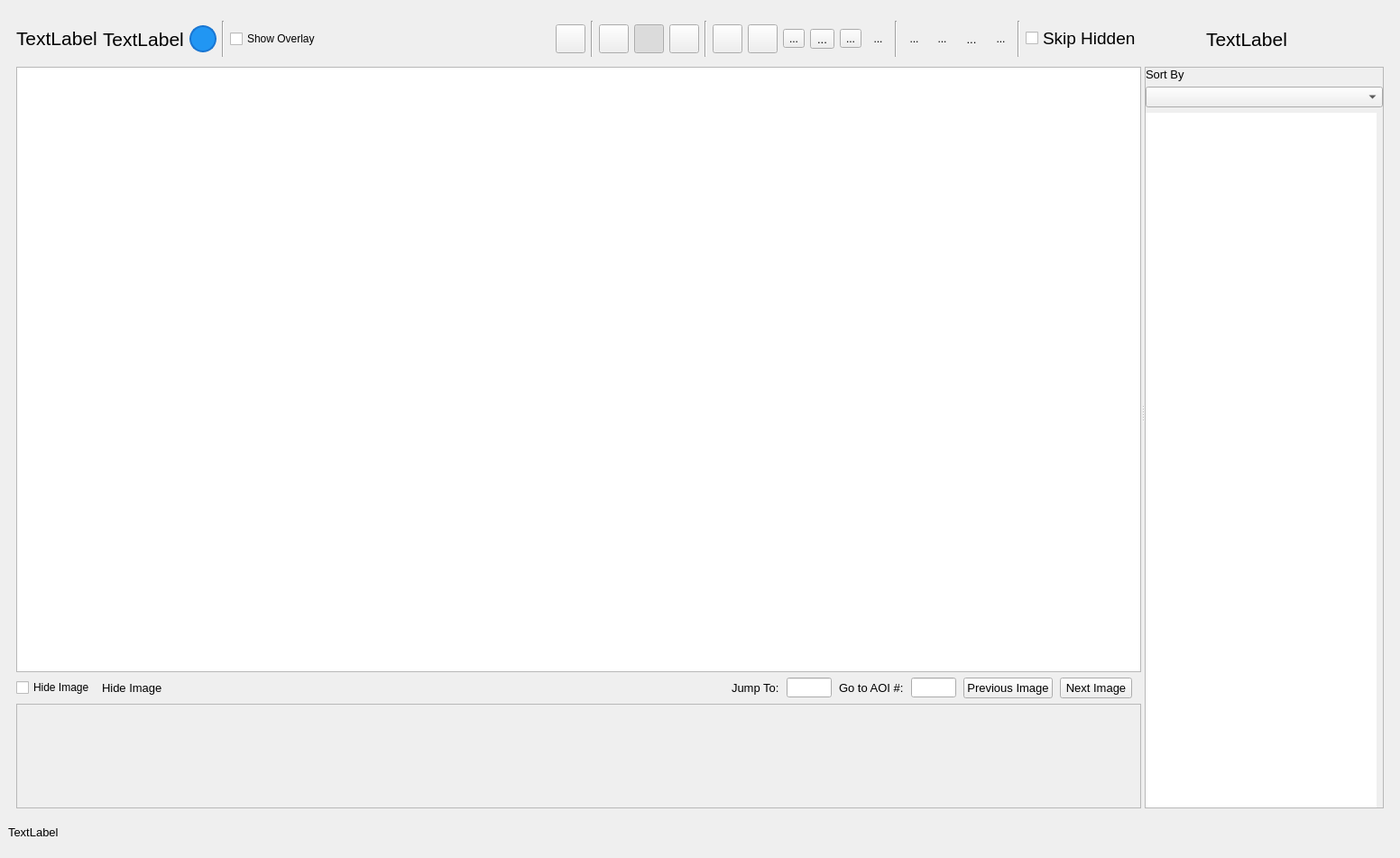
<?xml version="1.0" encoding="UTF-8"?>
<ui version="4.0">
 <class>Viewer</class>
 <widget class="QMainWindow" name="Viewer">
  <property name="geometry">
   <rect>
    <x>0</x>
    <y>0</y>
    <width>1552</width>
    <height>951</height>
   </rect>
  </property>
  <property name="windowTitle">
   <string>Automated Drone Image Analysis Tool :: Viewer - Sponsored by TEXSAR</string>
  </property>
  <property name="windowIcon">
   <iconset resource="../../../resources.qrc">
    <normaloff>:/ADIAT.ico</normaloff>:/ADIAT.ico</iconset>
  </property>
  <widget class="QWidget" name="outerWidget">
   <layout class="QVBoxLayout" name="verticalLayout">
    <property name="spacing">
     <number>6</number>
    </property>
    <property name="bottomMargin">
     <number>9</number>
    </property>
    <item>
     <widget class="QWidget" name="mainWidget" native="true">
      <layout class="QHBoxLayout" name="horizontalLayout_6">
       <property name="bottomMargin">
        <number>0</number>
       </property>
       <item>
        <widget class="QSplitter" name="mainSplitter">
         <property name="orientation">
          <enum>Qt::Horizontal</enum>
         </property>
         <property name="childrenCollapsible">
          <bool>false</bool>
         </property>
         <widget class="QWidget" name="imageWidget" native="true">
          <layout class="QVBoxLayout" name="verticalLayout_3">
           <property name="spacing">
            <number>6</number>
           </property>
           <property name="leftMargin">
            <number>0</number>
           </property>
           <property name="topMargin">
            <number>0</number>
           </property>
           <property name="rightMargin">
            <number>0</number>
           </property>
           <property name="bottomMargin">
            <number>0</number>
           </property>
           <item>
            <widget class="QWidget" name="mainHeaderWidget" native="true">
             <property name="sizePolicy">
              <sizepolicy hsizetype="Preferred" vsizetype="Minimum">
               <horstretch>0</horstretch>
               <verstretch>0</verstretch>
              </sizepolicy>
             </property>
             <property name="minimumSize">
              <size>
               <width>0</width>
               <height>50</height>
              </size>
             </property>
             <property name="maximumSize">
              <size>
               <width>16777215</width>
               <height>50</height>
              </size>
             </property>
             <layout class="QHBoxLayout" name="horizontalLayout_5">
              <property name="leftMargin">
               <number>0</number>
              </property>
              <property name="topMargin">
               <number>5</number>
              </property>
              <property name="rightMargin">
               <number>0</number>
              </property>
              <property name="bottomMargin">
               <number>5</number>
              </property>
              <item>
               <widget class="QLabel" name="fileNameLabel">
                <property name="sizePolicy">
                 <sizepolicy hsizetype="Preferred" vsizetype="Preferred">
                  <horstretch>0</horstretch>
                  <verstretch>0</verstretch>
                 </sizepolicy>
                </property>
                <property name="minimumSize">
                 <size>
                  <width>10</width>
                  <height>0</height>
                 </size>
                </property>
                <property name="font">
                 <font>
                  <pointsize>16</pointsize>
                 </font>
                </property>
                <property name="text">
                 <string>TextLabel</string>
                </property>
                <property name="textInteractionFlags">
                 <set>Qt::LinksAccessibleByMouse|Qt::TextSelectableByKeyboard|Qt::TextSelectableByMouse</set>
                </property>
               </widget>
              </item>
              <item>
               <widget class="QLabel" name="indexLabel">
                <property name="sizePolicy">
                 <sizepolicy hsizetype="Preferred" vsizetype="Preferred">
                  <horstretch>0</horstretch>
                  <verstretch>0</verstretch>
                 </sizepolicy>
                </property>
                <property name="font">
                 <font>
                  <pointsize>16</pointsize>
                 </font>
                </property>
                <property name="text">
                 <string>TextLabel</string>
                </property>
                <property name="alignment">
                 <set>Qt::AlignLeading|Qt::AlignLeft|Qt::AlignVCenter</set>
                </property>
               </widget>
              </item>
              <item>
               <widget class="QToolButton" name="helpButton">
                <property name="minimumSize">
                 <size>
                  <width>30</width>
                  <height>30</height>
                 </size>
                </property>
                <property name="maximumSize">
                 <size>
                  <width>30</width>
                  <height>30</height>
                 </size>
                </property>
                <property name="font">
                 <font>
                  <pointsize>16</pointsize>
                  <bold>true</bold>
                 </font>
                </property>
                <property name="toolTip">
                 <string>View keyboard shortcuts and help</string>
                </property>
                <property name="styleSheet">
                 <string notr="true">QToolButton {
    background-color: #2196F3;
    color: white;
    border: 2px solid #1976D2;
    border-radius: 15px;
    font-weight: bold;
}
QToolButton:hover {
    background-color: #1976D2;
}
QToolButton:pressed {
    background-color: #0D47A1;
}</string>
                </property>
                <property name="text">
                 <string/>
                </property>
                <property name="iconSize">
                 <size>
                  <width>25</width>
                  <height>25</height>
                 </size>
                </property>
               </widget>
              </item>
              <item>
               <widget class="Line" name="line_3">
                <property name="orientation">
                 <enum>Qt::Vertical</enum>
                </property>
               </widget>
              </item>
              <item>
               <widget class="QCheckBox" name="showOverlayCheckBox">
                <property name="toolTip">
                 <string>Toggle the detection overlay on the image.
When enabled, shows processed image with detected objects highlighted.
When disabled, shows the original unprocessed image.
Use to compare original image with detection results.</string>
                </property>
                <property name="text">
                 <string>Show Overlay</string>
                </property>
               </widget>
              </item>
              <item>
               <spacer name="horizontalSpacer_3">
                <property name="orientation">
                 <enum>Qt::Horizontal</enum>
                </property>
                <property name="sizeHint" stdset="0">
                 <size>
                  <width>224</width>
                  <height>20</height>
                 </size>
                </property>
               </spacer>
              </item>
              <item>
               <widget class="QToolButton" name="galleryModeButton">
                <property name="toolTip">
                 <string>Toggle Gallery Mode (G)
Shows all AOIs from all images in a grid view</string>
                </property>
                <property name="text">
                 <string/>
                </property>
                <property name="iconSize">
                 <size>
                  <width>25</width>
                  <height>25</height>
                 </size>
                </property>
                <property name="checkable">
                 <bool>true</bool>
                </property>
                <property name="checked">
                 <bool>false</bool>
                </property>
               </widget>
              </item>
              <item>
               <widget class="Line" name="line_2">
                <property name="orientation">
                 <enum>Qt::Vertical</enum>
                </property>
               </widget>
              </item>
              <item>
               <widget class="QToolButton" name="showPOIsButton">
                <property name="toolTip">
                 <string>Highlight Pixels of Interest(H)</string>
                </property>
                <property name="text">
                 <string/>
                </property>
                <property name="iconSize">
                 <size>
                  <width>25</width>
                  <height>25</height>
                 </size>
                </property>
                <property name="checkable">
                 <bool>true</bool>
                </property>
                <property name="checked">
                 <bool>false</bool>
                </property>
               </widget>
              </item>
              <item>
               <widget class="QToolButton" name="showAOIsButton">
                <property name="toolTip">
                 <string>Show AOIs</string>
                </property>
                <property name="text">
                 <string/>
                </property>
                <property name="iconSize">
                 <size>
                  <width>25</width>
                  <height>25</height>
                 </size>
                </property>
                <property name="checkable">
                 <bool>true</bool>
                </property>
                <property name="checked">
                 <bool>true</bool>
                </property>
               </widget>
              </item>
              <item>
               <widget class="QToolButton" name="thermalHistogramButton">
                <property name="toolTip">
                 <string>Open Histogram</string>
                </property>
                <property name="text">
                 <string/>
                </property>
                <property name="iconSize">
                 <size>
                  <width>25</width>
                  <height>25</height>
                 </size>
                </property>
               </widget>
              </item>
              <item>
               <widget class="Line" name="line_7">
                <property name="orientation">
                 <enum>Qt::Vertical</enum>
                </property>
               </widget>
              </item>
              <item>
               <widget class="QToolButton" name="GPSMapButton">
                <property name="toolTip">
                 <string>Map with Image Locations (M)</string>
                </property>
                <property name="text">
                 <string/>
                </property>
                <property name="iconSize">
                 <size>
                  <width>25</width>
                  <height>25</height>
                 </size>
                </property>
               </widget>
              </item>
              <item>
               <widget class="QToolButton" name="rotateImageButton">
                <property name="toolTip">
                 <string>North-Oriented View of Image (R)</string>
                </property>
                <property name="text">
                 <string/>
                </property>
                <property name="iconSize">
                 <size>
                  <width>25</width>
                  <height>25</height>
                 </size>
                </property>
               </widget>
              </item>
              <item>
               <widget class="QToolButton" name="adjustmentsButton">
                <property name="toolTip">
                 <string>Adjust Image (Ctrl+H)</string>
                </property>
                <property name="text">
                 <string>...</string>
                </property>
                <property name="icon">
                 <iconset resource="../../../resources.qrc">
                  <normaloff>:/icons/dark/adjustments.png</normaloff>:/icons/dark/adjustments.png</iconset>
                </property>
                <property name="iconSize">
                 <size>
                  <width>25</width>
                  <height>25</height>
                 </size>
                </property>
                <property name="iconName" stdset="0">
                 <string>adjustments.png</string>
                </property>
               </widget>
              </item>
              <item>
               <widget class="QToolButton" name="measureButton">
                <property name="font">
                 <font>
                  <pointsize>10</pointsize>
                 </font>
                </property>
                <property name="toolTip">
                 <string>Measure Distance (Ctrl+M)</string>
                </property>
                <property name="text">
                 <string>...</string>
                </property>
                <property name="icon">
                 <iconset resource="../../../resources.qrc">
                  <normaloff>:/icons/ruler.png</normaloff>:/icons/ruler.png</iconset>
                </property>
                <property name="iconSize">
                 <size>
                  <width>25</width>
                  <height>25</height>
                 </size>
                </property>
                <property name="iconName" stdset="0">
                 <string>ruler.png</string>
                </property>
               </widget>
              </item>
              <item>
               <widget class="QToolButton" name="personOverlayButton">
                <property name="toolTip">
                 <string>Person Size Reference (Ctrl+P)</string>
                </property>
                <property name="text">
                 <string>...</string>
                </property>
                <property name="iconSize">
                 <size>
                  <width>25</width>
                  <height>25</height>
                 </size>
                </property>
                <property name="iconName" stdset="0">
                 <string>person.png</string>
                </property>
               </widget>
              </item>
              <item>
               <widget class="QToolButton" name="magnifyButton">
                <property name="toolTip">
                 <string>Toggle Magnifying Glass (Middle Mouse)</string>
                </property>
                <property name="styleSheet">
                 <string notr="true">QToolButton {
    border: 1px solid transparent;
    border-radius: 4px;
    padding: 2px;
}
QToolButton:hover {
    border: 1px solid #888;
    background-color: rgba(136, 136, 136, 0.1);
}
QToolButton:pressed {
    background-color: rgba(136, 136, 136, 0.2);
}</string>
                </property>
                <property name="text">
                 <string>...</string>
                </property>
                <property name="icon">
                 <iconset>
                  <normaloff>:/icons/dark/icons/dark_theme/magnify.png</normaloff>:/icons/dark/icons/dark_theme/magnify.png</iconset>
                </property>
                <property name="iconSize">
                 <size>
                  <width>25</width>
                  <height>25</height>
                 </size>
                </property>
                <property name="iconName" stdset="0">
                 <string>magnify.png</string>
                </property>
               </widget>
              </item>
              <item>
               <widget class="Line" name="line_4">
                <property name="orientation">
                 <enum>Qt::Vertical</enum>
                </property>
               </widget>
              </item>
              <item>
               <widget class="QToolButton" name="kmlButton">
                <property name="toolTip">
                 <string>Map Export (KML / CalTopo)</string>
                </property>
                <property name="styleSheet">
                 <string notr="true">QToolButton {
    border: 1px solid transparent;
    border-radius: 4px;
    padding: 2px;
}
QToolButton:hover {
    border: 1px solid #888;
    background-color: rgba(136, 136, 136, 0.1);
}
QToolButton:pressed {
    background-color: rgba(136, 136, 136, 0.2);
}</string>
                </property>
                <property name="text">
                 <string>...</string>
                </property>
                <property name="icon">
                 <iconset resource="../../../resources.qrc">
                  <normaloff>:/icons/map.png</normaloff>:/icons/map.png</iconset>
                </property>
                <property name="iconSize">
                 <size>
                  <width>25</width>
                  <height>25</height>
                 </size>
                </property>
                <property name="iconName" stdset="0">
                 <string>map.png</string>
                </property>
               </widget>
              </item>
              <item>
               <widget class="QToolButton" name="pdfButton">
                <property name="toolTip">
                 <string>Generate PDF Report</string>
                </property>
                <property name="styleSheet">
                 <string notr="true">QToolButton {
    border: 1px solid transparent;
    border-radius: 4px;
    padding: 2px;
}
QToolButton:hover {
    border: 1px solid #888;
    background-color: rgba(136, 136, 136, 0.1);
}
QToolButton:pressed {
    background-color: rgba(136, 136, 136, 0.2);
}</string>
                </property>
                <property name="text">
                 <string>...</string>
                </property>
                <property name="icon">
                 <iconset resource="../../../resources.qrc">
                  <normaloff>:/icons/pdf.png</normaloff>:/icons/pdf.png</iconset>
                </property>
                <property name="iconSize">
                 <size>
                  <width>25</width>
                  <height>25</height>
                 </size>
                </property>
                <property name="iconName" stdset="0">
                 <string>pdf.png</string>
                </property>
               </widget>
              </item>
              <item>
               <widget class="QToolButton" name="zipButton">
                <property name="font">
                 <font>
                  <pointsize>10</pointsize>
                 </font>
                </property>
                <property name="toolTip">
                 <string>Generate Zip Bundle</string>
                </property>
                <property name="styleSheet">
                 <string notr="true">QToolButton {
    border: 1px solid transparent;
    border-radius: 4px;
    padding: 2px;
}
QToolButton:hover {
    border: 1px solid #888;
    background-color: rgba(136, 136, 136, 0.1);
}
QToolButton:pressed {
    background-color: rgba(136, 136, 136, 0.2);
}</string>
                </property>
                <property name="text">
                 <string>...</string>
                </property>
                <property name="icon">
                 <iconset resource="../../../resources.qrc">
                  <normaloff>:/icons/zip.png</normaloff>:/icons/zip.png</iconset>
                </property>
                <property name="iconSize">
                 <size>
                  <width>25</width>
                  <height>25</height>
                 </size>
                </property>
                <property name="iconName" stdset="0">
                 <string>zip.png</string>
                </property>
               </widget>
              </item>
              <item>
               <widget class="QToolButton" name="teamPlanningButton">
                <property name="toolTip">
                 <string>Plan Verification (T)</string>
                </property>
                <property name="styleSheet">
                 <string notr="true">QToolButton {
    border: 1px solid transparent;
    border-radius: 4px;
    padding: 2px;
}
QToolButton:hover {
    border: 1px solid #888;
    background-color: rgba(136, 136, 136, 0.1);
}
QToolButton:pressed {
    background-color: rgba(136, 136, 136, 0.2);
}</string>
                </property>
                <property name="text">
                 <string>...</string>
                </property>
                <property name="iconSize">
                 <size>
                  <width>25</width>
                  <height>25</height>
                 </size>
                </property>
               </widget>
              </item>
              <item>
               <widget class="Line" name="line">
                <property name="orientation">
                 <enum>Qt::Vertical</enum>
                </property>
               </widget>
              </item>
              <item>
               <widget class="QCheckBox" name="skipHidden">
                <property name="sizePolicy">
                 <sizepolicy hsizetype="Maximum" vsizetype="Fixed">
                  <horstretch>0</horstretch>
                  <verstretch>0</verstretch>
                 </sizepolicy>
                </property>
                <property name="font">
                 <font>
                  <pointsize>14</pointsize>
                 </font>
                </property>
                <property name="toolTip">
                 <string>Skip hidden images when navigating.
When enabled, Previous/Next buttons will skip over images marked as hidden.
Use to focus on images that haven't been reviewed or marked for exclusion.
Keyboard shortcut: H to hide/unhide current image</string>
                </property>
                <property name="text">
                 <string>Skip Hidden</string>
                </property>
               </widget>
              </item>
             </layout>
            </widget>
           </item>
           <item>
            <widget class="QGraphicsView" name="placeholderImage">
             <property name="sizePolicy">
              <sizepolicy hsizetype="Expanding" vsizetype="MinimumExpanding">
               <horstretch>0</horstretch>
               <verstretch>0</verstretch>
              </sizepolicy>
             </property>
             <property name="minimumSize">
              <size>
               <width>0</width>
               <height>0</height>
              </size>
             </property>
             <property name="font">
              <font>
               <pointsize>9</pointsize>
              </font>
             </property>
            </widget>
           </item>
           <item>
            <layout class="QHBoxLayout" name="ButtonLayout">
             <property name="spacing">
              <number>8</number>
             </property>
             <property name="rightMargin">
              <number>10</number>
             </property>
             <item>
              <widget class="QCheckBox" name="hideImageCheckbox">
               <property name="toolTip">
                <string>Mark current image as hidden.
Hidden images can be excluded from reports, exports, and navigation.
Use to remove images with false positives or no relevant detections.
When &quot;Skip Hidden&quot; is enabled, hidden images are skipped during navigation.
Keyboard shortcut: H</string>
               </property>
               <property name="text">
                <string>Hide Image</string>
               </property>
              </widget>
             </item>
             <item>
              <widget class="QLabel" name="hideImageLabel">
               <property name="font">
                <font>
                 <pointsize>10</pointsize>
                </font>
               </property>
               <property name="toolTip">
                <string>Displays the name of the currently hidden image.
When an image is marked as hidden, its filename appears here.
Hidden images are excluded from navigation when &quot;Skip Hidden&quot; is enabled.</string>
               </property>
               <property name="frameShadow">
                <enum>QFrame::Plain</enum>
               </property>
               <property name="text">
                <string>Hide Image</string>
               </property>
               <property name="margin">
                <number>0</number>
               </property>
              </widget>
             </item>
             <item>
              <spacer name="horizontalSpacer_2">
               <property name="orientation">
                <enum>Qt::Horizontal</enum>
               </property>
               <property name="sizeHint" stdset="0">
                <size>
                 <width>40</width>
                 <height>20</height>
                </size>
               </property>
              </spacer>
             </item>
             <item>
              <widget class="QLabel" name="jumpToLabel">
               <property name="font">
                <font>
                 <pointsize>10</pointsize>
                </font>
               </property>
               <property name="toolTip">
                <string>Jump directly to a specific image number.
Enter an image number and press Enter to navigate instantly.
Useful for reviewing specific images or returning to a noted location.</string>
               </property>
               <property name="text">
                <string>Jump To:</string>
               </property>
              </widget>
             </item>
             <item>
              <widget class="QLineEdit" name="jumpToLine">
               <property name="sizePolicy">
                <sizepolicy hsizetype="Fixed" vsizetype="Fixed">
                 <horstretch>0</horstretch>
                 <verstretch>0</verstretch>
                </sizepolicy>
               </property>
               <property name="minimumSize">
                <size>
                 <width>50</width>
                 <height>0</height>
                </size>
               </property>
               <property name="maximumSize">
                <size>
                 <width>50</width>
                 <height>16777215</height>
                </size>
               </property>
               <property name="toolTip">
                <string>Enter an image number (1 to total) and press Enter.
Quickly navigate to any image in the analysis results.
Example: Type &quot;25&quot; and press Enter to jump to image #25</string>
               </property>
              </widget>
             </item>
             <item>
              <widget class="QLabel" name="aoiJumpLabel">
               <property name="font">
                <font>
                 <pointsize>10</pointsize>
                </font>
               </property>
               <property name="toolTip">
                <string>Jump to a specific AOI by its run-wide number.
Enter an AOI number and press Enter to select and scroll to it.</string>
               </property>
               <property name="text">
                <string>Go to AOI #:</string>
               </property>
              </widget>
             </item>
             <item>
              <widget class="QLineEdit" name="aoiJumpLine">
               <property name="sizePolicy">
                <sizepolicy hsizetype="Fixed" vsizetype="Fixed">
                 <horstretch>0</horstretch>
                 <verstretch>0</verstretch>
                </sizepolicy>
               </property>
               <property name="minimumSize">
                <size>
                 <width>50</width>
                 <height>0</height>
                </size>
               </property>
               <property name="maximumSize">
                <size>
                 <width>50</width>
                 <height>16777215</height>
                </size>
               </property>
               <property name="toolTip">
                <string>Enter an AOI number and press Enter.
Selects that AOI and scrolls it into view in the gallery or single-image list.</string>
               </property>
              </widget>
             </item>
             <item>
              <widget class="QPushButton" name="previousImageButton">
               <property name="font">
                <font>
                 <pointsize>10</pointsize>
                </font>
               </property>
               <property name="text">
                <string>Previous Image</string>
               </property>
               <property name="icon">
                <iconset resource="../../../resources.qrc">
                 <normaloff>:/icons/previous.png</normaloff>:/icons/previous.png</iconset>
               </property>
               <property name="iconName" stdset="0">
                <string>previous.png</string>
               </property>
              </widget>
             </item>
             <item>
              <widget class="QPushButton" name="nextImageButton">
               <property name="font">
                <font>
                 <pointsize>10</pointsize>
                </font>
               </property>
               <property name="layoutDirection">
                <enum>Qt::RightToLeft</enum>
               </property>
               <property name="text">
                <string>Next Image</string>
               </property>
               <property name="icon">
                <iconset resource="../../../resources.qrc">
                 <normaloff>:/icons/next.png</normaloff>:/icons/next.png</iconset>
               </property>
               <property name="iconName" stdset="0">
                <string>next.png</string>
               </property>
              </widget>
             </item>
            </layout>
           </item>
           <item>
            <widget class="QScrollArea" name="thumbnailScrollArea">
             <property name="sizePolicy">
              <sizepolicy hsizetype="Expanding" vsizetype="Fixed">
               <horstretch>0</horstretch>
               <verstretch>0</verstretch>
              </sizepolicy>
             </property>
             <property name="minimumSize">
              <size>
               <width>0</width>
               <height>116</height>
              </size>
             </property>
             <property name="maximumSize">
              <size>
               <width>16777215</width>
               <height>116</height>
              </size>
             </property>
             <property name="verticalScrollBarPolicy">
              <enum>Qt::ScrollBarAlwaysOff</enum>
             </property>
             <property name="widgetResizable">
              <bool>true</bool>
             </property>
             <widget class="QWidget" name="scrollAreaWidgetContents">
              <property name="geometry">
               <rect>
                <x>0</x>
                <y>0</y>
                <width>1230</width>
                <height>96</height>
               </rect>
              </property>
              <property name="sizePolicy">
               <sizepolicy hsizetype="Preferred" vsizetype="Minimum">
                <horstretch>0</horstretch>
                <verstretch>0</verstretch>
               </sizepolicy>
              </property>
              <property name="minimumSize">
               <size>
                <width>0</width>
                <height>96</height>
               </size>
              </property>
              <property name="maximumSize">
               <size>
                <width>16777215</width>
                <height>96</height>
               </size>
              </property>
              <layout class="QHBoxLayout" name="thumbnailLayout">
               <item>
                <layout class="QHBoxLayout" name="horizontalLayout"/>
               </item>
              </layout>
             </widget>
            </widget>
           </item>
          </layout>
         </widget>
         <widget class="QWidget" name="aoiWidget" native="true">
          <layout class="QVBoxLayout" name="verticalLayout_4">
           <property name="spacing">
            <number>6</number>
           </property>
           <property name="leftMargin">
            <number>0</number>
           </property>
           <property name="topMargin">
            <number>0</number>
           </property>
           <property name="rightMargin">
            <number>0</number>
           </property>
           <property name="bottomMargin">
            <number>0</number>
           </property>
           <item>
            <widget class="QWidget" name="aoiHeaderWidget" native="true">
             <property name="sizePolicy">
              <sizepolicy hsizetype="Fixed" vsizetype="Minimum">
               <horstretch>0</horstretch>
               <verstretch>0</verstretch>
              </sizepolicy>
             </property>
             <property name="minimumSize">
              <size>
               <width>250</width>
               <height>50</height>
              </size>
             </property>
             <property name="maximumSize">
              <size>
               <width>294</width>
               <height>50</height>
              </size>
             </property>
             <layout class="QHBoxLayout" name="horizontalLayout_3">
              <property name="leftMargin">
               <number>0</number>
              </property>
              <property name="topMargin">
               <number>5</number>
              </property>
              <property name="rightMargin">
               <number>0</number>
              </property>
              <property name="bottomMargin">
               <number>5</number>
              </property>
              <item>
               <spacer name="aoiHeaderLeftSpacer">
                <property name="orientation">
                 <enum>Qt::Horizontal</enum>
                </property>
                <property name="sizeHint" stdset="0">
                 <size>
                  <width>40</width>
                  <height>20</height>
                 </size>
                </property>
               </spacer>
              </item>
              <item>
               <widget class="QLabel" name="areaCountLabel">
                <property name="sizePolicy">
                 <sizepolicy hsizetype="Minimum" vsizetype="Preferred">
                  <horstretch>0</horstretch>
                  <verstretch>0</verstretch>
                 </sizepolicy>
                </property>
                <property name="font">
                 <font>
                  <pointsize>16</pointsize>
                 </font>
                </property>
                <property name="text">
                 <string>TextLabel</string>
                </property>
                <property name="alignment">
                 <set>Qt::AlignCenter</set>
                </property>
               </widget>
              </item>
              <item>
               <widget class="QToolButton" name="filterButton">
                <property name="toolTip">
                 <string>Filter AOIs by color and pixel area</string>
                </property>
                <property name="styleSheet">
                 <string notr="true">QToolButton {
    border: 1px solid transparent;
    border-radius: 4px;
    padding: 2px;
}
QToolButton:hover {
    border: 1px solid #888;
    background-color: rgba(136, 136, 136, 0.1);
}
QToolButton:pressed {
    background-color: rgba(136, 136, 136, 0.2);
}</string>
                </property>
                <property name="text">
                 <string/>
                </property>
                <property name="iconSize">
                 <size>
                  <width>25</width>
                  <height>25</height>
                 </size>
                </property>
               </widget>
              </item>
              <item>
               <spacer name="aoiHeaderRightSpacer">
                <property name="orientation">
                 <enum>Qt::Horizontal</enum>
                </property>
                <property name="sizeHint" stdset="0">
                 <size>
                  <width>40</width>
                  <height>20</height>
                 </size>
                </property>
               </spacer>
              </item>
             </layout>
            </widget>
           </item>
           <item>
            <widget class="QFrame" name="aoiFrame">
             <property name="frameShape">
              <enum>QFrame::StyledPanel</enum>
             </property>
             <property name="frameShadow">
              <enum>QFrame::Sunken</enum>
             </property>
             <layout class="QVBoxLayout" name="verticalLayout_2">
              <property name="leftMargin">
               <number>0</number>
              </property>
              <property name="topMargin">
               <number>0</number>
              </property>
              <property name="rightMargin">
               <number>0</number>
              </property>
              <property name="bottomMargin">
               <number>0</number>
              </property>
              <item>
               <widget class="QLabel" name="aoiSortLabel">
                <property name="font">
                 <font>
                  <pointsize>10</pointsize>
                 </font>
                </property>
                <property name="text">
                 <string>Sort By</string>
                </property>
               </widget>
              </item>
              <item>
               <widget class="QComboBox" name="aoiSortComboBox">
                <property name="font">
                 <font>
                  <pointsize>10</pointsize>
                 </font>
                </property>
                <property name="toolTip">
                 <string>Sort Areas of Interest (AOIs) in the list.
Choose how to order the detected objects:
• Pixel Area: Sort by size (largest to smallest)
• Distance: Sort by distance from image center or reference point
• Color: Group by similar colors
• Detection Order: Original order from analysis
Sorting helps prioritize review of larger or closer objects.</string>
                </property>
                <property name="currentText">
                 <string/>
                </property>
               </widget>
              </item>
              <item>
               <widget class="QListWidget" name="aoiListWidget">
                <property name="sizePolicy">
                 <sizepolicy hsizetype="Fixed" vsizetype="Expanding">
                  <horstretch>0</horstretch>
                  <verstretch>0</verstretch>
                 </sizepolicy>
                </property>
                <property name="minimumSize">
                 <size>
                  <width>250</width>
                  <height>0</height>
                 </size>
                </property>
                <property name="frameShape">
                 <enum>QFrame::NoFrame</enum>
                </property>
               </widget>
              </item>
             </layout>
            </widget>
           </item>
          </layout>
         </widget>
        </widget>
       </item>
      </layout>
     </widget>
    </item>
    <item>
     <widget class="QWidget" name="statusBarWidget" native="true">
      <property name="maximumSize">
       <size>
        <width>16777215</width>
        <height>40</height>
       </size>
      </property>
      <layout class="QHBoxLayout" name="horizontalLayout_4">
       <property name="leftMargin">
        <number>0</number>
       </property>
       <property name="topMargin">
        <number>0</number>
       </property>
       <property name="rightMargin">
        <number>0</number>
       </property>
       <property name="bottomMargin">
        <number>0</number>
       </property>
       <item>
        <widget class="QLabel" name="statusBar">
         <property name="sizePolicy">
          <sizepolicy hsizetype="MinimumExpanding" vsizetype="Preferred">
           <horstretch>0</horstretch>
           <verstretch>0</verstretch>
          </sizepolicy>
         </property>
         <property name="font">
          <font>
           <pointsize>10</pointsize>
          </font>
         </property>
         <property name="text">
          <string>TextLabel</string>
         </property>
        </widget>
       </item>
      </layout>
     </widget>
    </item>
   </layout>
  </widget>
  <action name="actionOpen">
   <property name="text">
    <string>Open</string>
   </property>
  </action>
 </widget>
 <resources>
  <include location="../../../resources.qrc"/>
 </resources>
 <connections/>
</ui>
